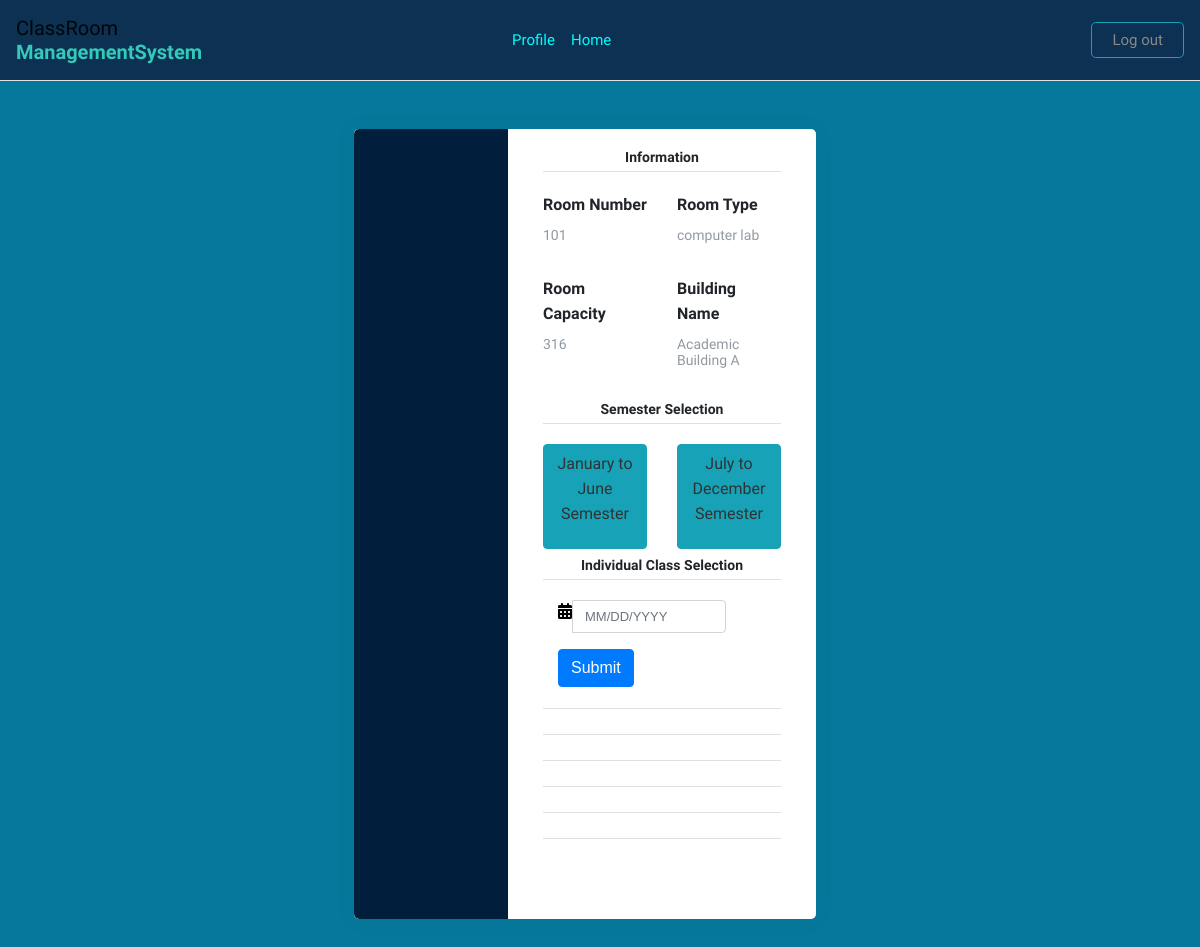
/classroomdetail/101/9/ (signed in), run on the app's committed database.
### classroom/models.py (models this page shows)
class Classroom(models.Model):
    room_no = models.CharField(max_length=200,null=False)
    room_type = models.CharField(max_length=200, null=False)
    capacity = models.IntegerField(null=False,blank=False)
    room_status = models.BooleanField(default=False)
    building = models.ForeignKey(Building, on_delete=models.CASCADE,null=True,blank=False)

class Building(models.Model):
    name = models.CharField(max_length=200,null=False)

### classroom/views.py (the view, shortened to what this page needs)
# urls.py: path('classroomdetail/<id>/<name>/',views.classroomdetailview,name='classroomdetail'),
@login_required(login_url='login')
def classroomdetailview(request,id,name):
    result = 0
    classroom_details = Classroom.objects.get(room_no=id,building=name)
    classroom_details = Classroom.objects.get(room_no=id,building=name)
    return render(request,'classroomdetail.html',{'details':classroom_details, 'classroom_pk':classroom_details.pk})

### classroom/templates/classroomdetail.html (shortened to what this page needs)
{% extends 'main.html' %}
{% load static %}
{% block content %}
<div class="page-content page-container" id="page-content">
  <div class="padding">
      <div class="row container d-flex justify-content-center">
          <div class="col-xl-6 col-md-12">
              <div class="card user-card-full">
                  <div class="row m-l-0 m-r-0">
                      <div class="col-sm-4 bg-c-lite-green user-profile">
                          <div class="card-block text-center text-white">
                              <div class="m-b-25"> <img sizes="10,10" src="" class="img-radius"> </div>
                          </div>
                      </div>
                      <div class="col-sm-8">
                          <div class="card-block">
                              <h6 style="text-align: center;" class="m-b-20 p-b-5 b-b-default f-w-600">Information</h6>
                              <div class="row">
                                  <div class="col-sm-6">
                                      <p class="m-b-10 f-w-600">Room Number</p>
                                      <h6 class="text-muted f-w-400">{{ details.room_no}}</h6>
                                  </div>
                                  <div class="col-sm-6">
                                      <p class="m-b-10 f-w-600">Room Type</p>
                                      <h6 class="text-muted f-w-400">{{ details.room_type}}</h6>
                                  </div>
                              </div>
                              <div class="row">
                                  <div class="col-sm-6">
                                      <p class="m-b-10 f-w-600">Room Capacity</p>
                                      <h6 class="text-muted f-w-400">{{ details.capacity}}</h6>
                                  </div>
                                  <div class="col-sm-6">
                                      <p class="m-b-10 f-w-600">Building Name</p>
                                      <h6 class="text-muted f-w-400">{{details.building.name}}</h6>
                                  </div>
                              </div>
                            <h6 style="text-align: center;" class="m-b-20 p-b-5 b-b-default f-w-600">Semester Selection</h6>
                            <div class="row">
                                <div class="col-sm-6">
                                    <h6 class="text-muted f-w-400"><button type="button" class="btn btn-info"><a style="color: rgb(47, 51, 51);" href="{% url 'semester' 1 classroom_pk %}"><p pos>January to June Semester</p></a></button></h6>
                                </div>
                                <div class="col-sm-6">
                                    <h6 class="text-muted f-w-400"><button type="button" class="btn btn-info"><a style="color: rgb(47, 51, 51);" href="{% url 'semester' 2 classroom_pk %}"><p>July to December Semester</p></a></button></h6>
                                </div>
                            </div>
                            <h6 style="text-align: center;" class="m-b-20 p-b-5 b-b-default f-w-600">Individual Class Selection</h6>
                            <div  class="row">
                                <div  class="bootstrap-iso col-md-12">
                                    <div class="container-fluid">
                                     <div class="row">
                                      <div >
                                       <form  class="form-horizontal" method="post">
                                        <div class="form-group ">
                                         <div class="col-sm-10">
                                          <div class="input-group">
                                           <div class="input-group-addon">
                                            <i class="fa fa-calendar">
                                            </i>
                                           </div class="row">
                                           <input  class="form-control " id="date" name="date" placeholder="MM/DD/YYYY" type="text"/>
                                          </div>
                                         </div>
                                        </div>
                                        <div class="form-group">
                                         <div class="col-sm-10 col-sm-offset-2">
                                          <button class="btn btn-primary " name="submit" type="submit">
                                           Submit
                                          </button>
                                         </div>
                                        </div>
                                       </form>
                                      </div>
                                     </div>
                                    </div>
                                   </div>
                            </div>
                            <h6 style="text-align: center;" class="m-b-20 p-b-5 b-b-default f-w-600"></h6>
                            <h6 style="text-align: center;" class="m-b-20 p-b-5 b-b-default f-w-600"></h6>
                            <h6 style="text-align: center;" class="m-b-20 p-b-5 b-b-default f-w-600"></h6>
                            <h6 style="text-align: center;" class="m-b-20 p-b-5 b-b-default f-w-600"></h6>
                            <h6 style="text-align: center;" class="m-b-20 p-b-5 b-b-default f-w-600"></h6>
                            <h6 style="text-align: center;" class="m-b-20 p-b-5 b-b-default f-w-600"></h6>
                              <ul class="social-link list-unstyled m-t-40 m-b-10">
                                  <li></li>
                                  <li><a href="#!" data-toggle="tooltip" data-placement="bottom" title="" data-original-title="twitter" data-abc="true"></a></li>
                                  <li></li>
                              </ul>
                          </div>
                      </div>
                  </div>
              </div>
          </div>
      </div>
  </div>
</div>
    <br/>
    <br/>
<link rel="stylesheet" href="https://formden.com/static/cdn/bootstrap-iso.css" />
<link rel="stylesheet" href="https://formden.com/static/cdn/font-awesome/4.4.0/css/font-awesome.min.css" />
<link rel="stylesheet" href="https://cdnjs.cloudflare.com/ajax/libs/bootstrap-datepicker/1.4.1/css/bootstrap-datepicker3.css"/>
{% endblock content %}

### classroom/templates/main.html (style rules this page uses)
body { font-family: 'Varela Round', sans-serif; }
.form-control { box-shadow: none; font-weight: normal; font-size: 13px; }

### classroom/templates/classroomdetail.html (style rules this page uses)
.bootstrap-iso .formden_header h2, .bootstrap-iso .formden_header p, .bootstrap-iso form { font-family: Arial, Helvetica, sans-serif; color: black }
.bootstrap-iso form button, .bootstrap-iso form button:hover { color: white !important; }
body { background-color: #f9f9fa }
.padding { padding: 3rem !important }
.user-card-full { overflow: hidden }
.card { border-radius: 5px; -webkit-box-shadow: 0 1px 20px 0 rgba(69, 90, 100, 0.08); box-shadow: 0 1px 20px 0 rgba(69, 90, 100, 0.08); border: none; margin-bottom: 30px }
.m-r-0 { margin-right: 0px }
.m-l-0 { margin-left: 0px }
.user-card-full .user-profile { border-radius: 5px 0 0 5px }
.bg-c-lite-green { background: -webkit-gradient(linear, left top, right top, from(rgb(1 30 61)), to(rgb(1 30 61))); background: linear-gradient(to right, rgb(1 30 61), rgb(1 30 61)) }
.user-profile { padding: 20px 0 }
.card-block { padding: 1.25rem }
.m-b-25 { margin-bottom: 25px }
h6 { font-size: 14px }
.card .card-block p { line-height: 25px }
.b-b-default { border-bottom: 1px solid #e0e0e0 }
.m-b-20 { margin-bottom: 20px }
.p-b-5 { padding-bottom: 5px !important }
.m-b-10 { margin-bottom: 10px }
.text-muted { color: #919aa3 !important }
.f-w-600 { font-weight: 600 }
.m-t-40 { margin-top: 20px }
.user-card-full .social-link li { display: inline-block }

### data on the page
Classroom: room_no "101", room_type "computer lab", capacity "316", building.name "Academic Building A"
